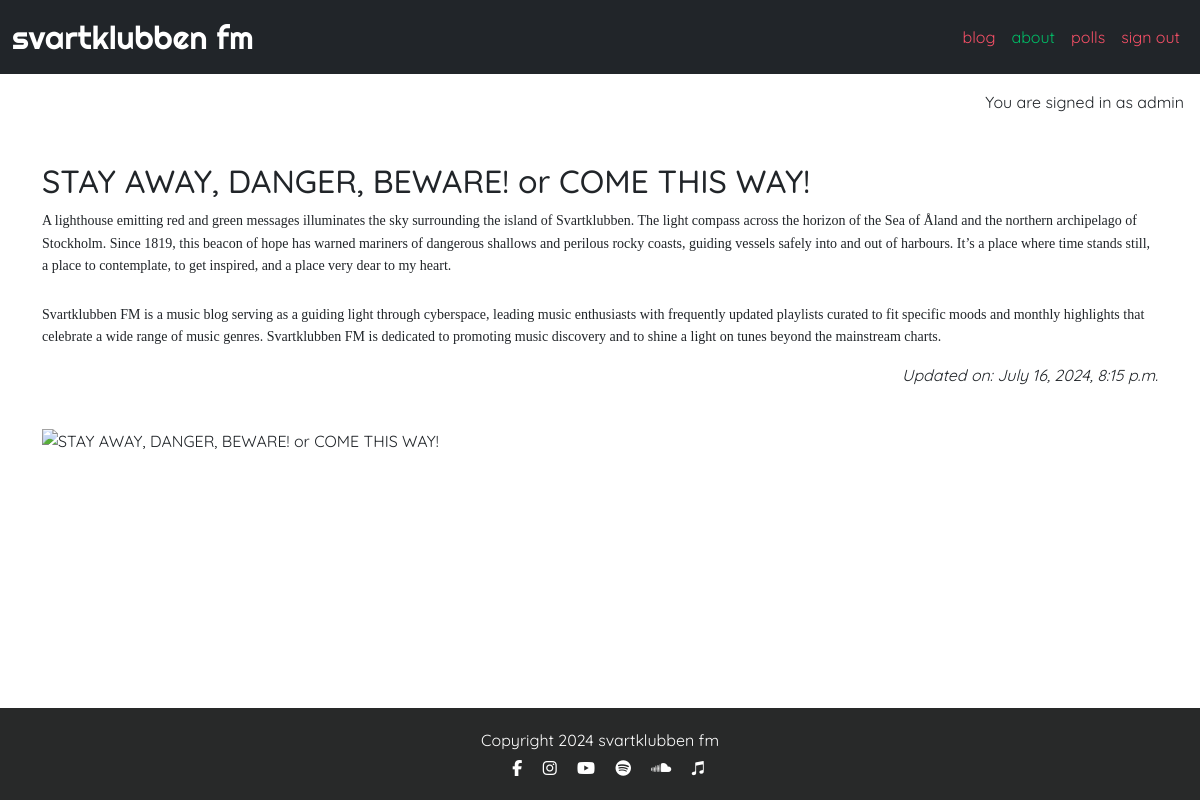
The page /about/ (signed in) on the database its author committed.
### about/models.py (models this page shows, shortened)
class About(models.Model):
    title = models.CharField(max_length=200)
    updated_on = models.DateTimeField(auto_now=True)
    content = models.TextField()
    profile_image = CloudinaryField('image', default='placeholder')

### about/views.py (the view)
# urls.py: path('', views.about_me, name='about'),
def about_me(request):
    about = About.objects.all().order_by('-updated_on').first()
    return render(
        request,
        "about/about.html",
        {"about": about},
    )

### about/templates/about/about.html
{% extends 'base.html' %}
{% block content %}
{% load static %}
<div class="container mt-5">
  <div class="row">
    <div class="col-12">
      <h2>{{ about.title }}</h2>
      {{ about.content | safe }}
    </div>
  </div>
  <div class="row">
    <div class="col text-right">
      <p class="text-end"><em>Updated on: {{ about.updated_on }}</em></p>
    </div>
  </div>
  <div class="row mt-4">
    <div class="col-12">
      {% if "placeholder" in about.profile_image.url %}
      <img src="{% static 'images/fyrplats-vinter.png' %}" class="img-fluid" alt="placeholder image">
      {% else %}
      <img src="{{ about.profile_image.url }}" class="img-fluid" alt="{{ about.title }}">
      {% endif %}
    </div>
  </div>
</div>
{% endblock content %}

### templates/base.html (shortened to what this page needs)
{% load static %}
{% url 'home' as home_url %}
{% url 'about' as about_url %}
{% url 'polls:index' as polls_url %}
{% url 'account_login' as login_url %}
{% url 'account_signup' as signup_url %}
{% url 'account_logout' as logout_url %}
<!DOCTYPE html>
<html class="h-100" lang="en">
<head>
    <link href="https://cdn.jsdelivr.net/npm/bootstrap@5.0.1/dist/css/bootstrap.min.css" rel="stylesheet"
>
    <link rel="stylesheet" href="{% static 'css/style.css' %}">
</head>
<body class="d-flex flex-column h-100 main-bg">
    <nav class="navbar navbar-expand-lg navbar-dark bg-dark">
        <div class="container-fluid nav-margin">
            <a class="navbar-brand brand" href="{% url 'home' %}">svartklubben fm</a>
            <div class="collapse navbar-collapse" id="navbarText">
                <ul class="navbar-nav ms-auto mb-2 mb-lg-0">
                    <li class="nav-item">
                        <a class="nav-link nav-link-hover {% if request.path == home_url %}active{% endif %}" aria-current="page"
                            href="{% url 'home' %}">blog</a>
                    </li>
                    <li class="nav-item">
                        <a class="nav-link nav-link-hover {% if request.path == about_url %}active{% endif %}" aria-current="page"
                            href="{% url 'about' %}">about</a>
                    </li>
                    {% if user.is_authenticated %}
                    <li class="nav-item">
                        <a class="nav-link nav-link-hover {% if request.path == polls_url %}active{% endif %}" aria-current="page"
                            href="{% url 'polls:index' %}">polls</a>
                    </li>
                    <li class="nav-item">
                        <a class="nav-link nav-link-hover {% if request.path == logout_url %}active{% endif %}" aria-current="page"
                            href="{% url 'account_logout' %}">sign out</a>
                    </li>
                    {% endif %}
                </ul>
            </div>
        </div>
    </nav>
    <main class="flex-shrink-0 main-bg">
        {% if user.is_authenticated %}
        <p class="text-end m-3">You are signed in as {{ user }}</p>
        {% else %}
        <p class="text-end m-3">You are not signed in</p>
        {% endif %}
        {% block content %}{% endblock content %}
    </main>
    <footer class="footer mt-auto py-3 dark-bg">
        <p class="m-1 text-center text-white">
            {% block copyright %}
            Copyright 2024 svartklubben fm
            {% endblock %}
        </p>
        <p class="m-1 text-center text-white">
            <a href="https://www.facebook.com/" target="_blank"><i class="fa-brands fa-facebook-f ms-3 text-white"></i></a>
            <a href="https://www.instagram.com/" target="_blank"><i class="fa-brands fa-instagram ms-3 text-white"></i></a>
            <a href="https://www.youtube.com/" target="_blank"><i class="fa-brands fa-youtube ms-3 text-white"></i></a>
            <a href="https://open.spotify.com/" target="_blank"><i class="fa-brands fa-spotify ms-3 text-white"></i></a>
            <a href="https://soundcloud.com/" target="_blank"><i class="fa-brands fa-soundcloud ms-3 text-white"></i></a>
            <a href="https://music.apple.com/us/browse" target="_blank"><i class="fa-brands fa-itunes-note ms-3 text-white"></i></a>
        </p>
    </footer>
</body>
</html>

### static/css/style.css (style rules this page uses)
body { background-color: #F9FAFC; font-family: Quicksand, sans-serif; }
.brand { font-family: Righteous, sans-serif; font-size: 2rem; color: #4A4A4F; }
.dark-bg { background-color: #282929; }
.main-bg { background-color: #ffffff; }
.nav-link { color: #f75067 !important; }
.nav-link.active { color: #00bd67 !important; }

### rows shown on the page
About: title "STAY AWAY, DANGER, BEWARE! or COME THIS WAY!", content "A lighthouse emitting red and green messages illuminates the sky surrounding the island of Svartklubben. The light compass across the horizon of the Sea of Åland and the northern archipelago of Stockholm. Since 1819, this beacon of hope has warned mariners of dangerous shallows and perilous rocky coasts, guiding vessels safely into and out of harbours. It’s a place where time stands still, a place to contemplate, to get inspired, and a place very dear to my heart. Svartklubben FM is a music blog serving as a guiding light through cyberspace, leading music enthusiasts with frequently updated playlists curated to fit specific moods and monthly highlights that celebrate a wide range of music…", updated_on "July 16, 2024, 8:15 p.m."

### other values the page prints
{{ user }} "admin"
